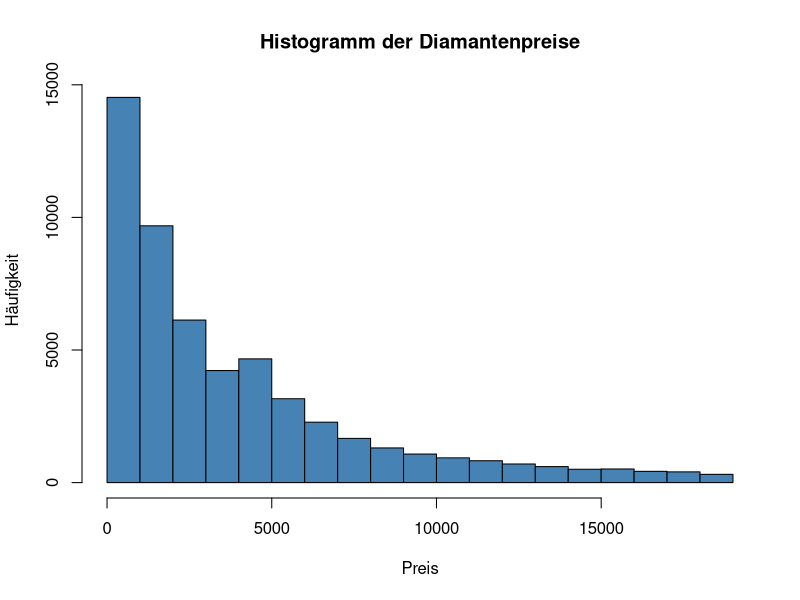
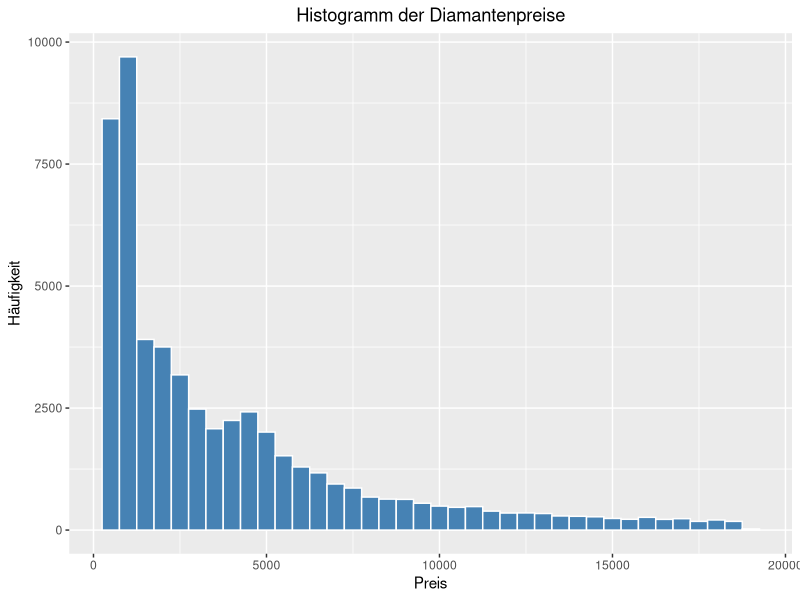
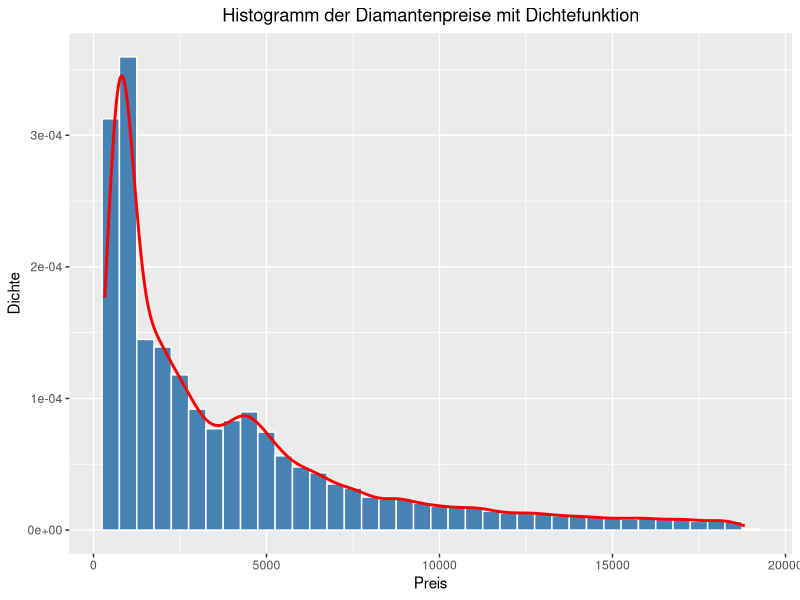

Write R code to recreate these figures, in order.
# Laden des benötigten Pakets und des Datensatzes
library(ggplot2)
data(diamonds)

# Basisversion von R
hist(diamonds$price, main = "Histogramm der Diamantenpreise",
     xlab = "Preis", ylab = "Häufigkeit", col = "steelblue")

# ggplot2
ggplot(data = diamonds, aes(x = price)) +
  geom_histogram(binwidth = 500, fill = "steelblue", color = "white") +
  labs(x = "Preis", y = "Häufigkeit") +
  ggtitle("Histogramm der Diamantenpreise") +
  theme(plot.title = element_text(hjust = 0.5))

# Dichte der Preisverteilung
ggplot(data = diamonds, aes(x = price, y = ..density..)) +
  geom_histogram(binwidth = 500, fill = "steelblue", color = "white") +
  geom_density(size = 1, color = "red") +
  labs(x = "Preis", y = "Dichte") +
  ggtitle("Histogramm der Diamantenpreise mit Dichtefunktion") +
  theme(plot.title = element_text(hjust = 0.5))


